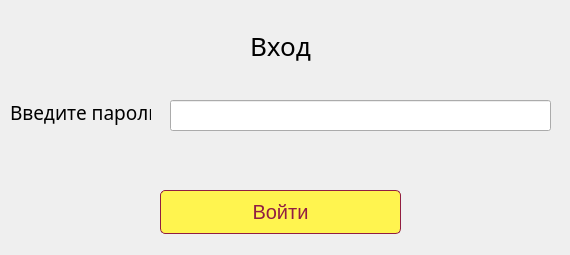
<?xml version="1.0" encoding="UTF-8"?>
<ui version="4.0">
 <class>SignInWindow</class>
 <widget class="QWidget" name="SignInWindow">
  <property name="geometry">
   <rect>
    <x>0</x>
    <y>0</y>
    <width>570</width>
    <height>255</height>
   </rect>
  </property>
  <property name="windowTitle">
   <string>Вход</string>
  </property>
  <widget class="QLineEdit" name="password_line">
   <property name="geometry">
    <rect>
     <x>170</x>
     <y>100</y>
     <width>381</width>
     <height>31</height>
    </rect>
   </property>
   <property name="sizePolicy">
    <sizepolicy hsizetype="Expanding" vsizetype="Expanding">
     <horstretch>0</horstretch>
     <verstretch>0</verstretch>
    </sizepolicy>
   </property>
   <property name="echoMode">
    <enum>QLineEdit::Password</enum>
   </property>
  </widget>
  <widget class="QPushButton" name="sign_in_btn">
   <property name="geometry">
    <rect>
     <x>160</x>
     <y>190</y>
     <width>241</width>
     <height>44</height>
    </rect>
   </property>
   <property name="styleSheet">
    <string notr="true">QPushButton {font-family:Yu Gothic UI ;
					font-size: 20px;
					background-color: #FFF44F;
					border: 1px solid #911E42;
					border-radius: 5px;
					color: #911E42;
					position: relative;
					box-sizing: border-box;
					transition: all 700ms ease;}

QPushButton:hover {
	background: #911E42;
	color: #FFF44F;
	box-shadow: inset 0 0 0 3px #b84642;
}</string>
   </property>
   <property name="text">
    <string>Войти</string>
   </property>
  </widget>
  <widget class="QLabel" name="label_3">
   <property name="geometry">
    <rect>
     <x>250</x>
     <y>30</y>
     <width>71</width>
     <height>31</height>
    </rect>
   </property>
   <property name="styleSheet">
    <string notr="true">font-family: Yu Gothic UI Semibold;
font-size: 26px;</string>
   </property>
   <property name="text">
    <string>Вход</string>
   </property>
  </widget>
  <widget class="QLabel" name="label_4">
   <property name="geometry">
    <rect>
     <x>10</x>
     <y>100</y>
     <width>141</width>
     <height>25</height>
    </rect>
   </property>
   <property name="styleSheet">
    <string notr="true">QLabel {font-family: Yu Gothic UI Semibold;
font-size: 19px;}</string>
   </property>
   <property name="text">
    <string>Введите пароль</string>
   </property>
  </widget>
  <widget class="QLabel" name="error_label">
   <property name="geometry">
    <rect>
     <x>160</x>
     <y>153</y>
     <width>241</width>
     <height>20</height>
    </rect>
   </property>
   <property name="text">
    <string/>
   </property>
  </widget>
 </widget>
 <resources/>
 <connections/>
</ui>
